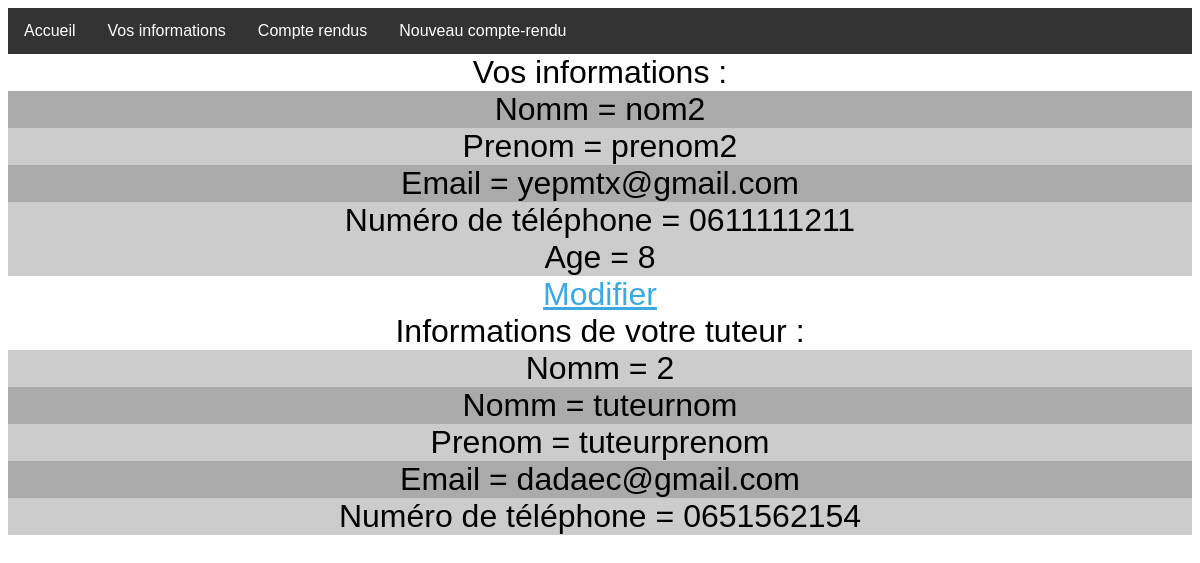
/AP1_2022/perso.php (signed in), run on the app's committed database.
### tables this page shows
CREATE TABLE `utilisateur` (
  `num` int(10) NOT NULL,
  `nom` varchar(100) DEFAULT NULL,
  `prenom` varchar(100) DEFAULT NULL,
  `tel` int(20) DEFAULT NULL,
  `login` varchar(100) DEFAULT NULL,
  `motdepasse` varchar(100) DEFAULT NULL,
  `type` int(1) DEFAULT NULL,
  `email` varchar(100) DEFAULT NULL,
  `option` int(1) NOT NULL,
  `num_stage` int(10) DEFAULT NULL,
  `naissance` date DEFAULT NULL
);

CREATE TABLE `tuteur` (
  `num` int(10) NOT NULL,
  `nom` varchar(40) DEFAULT NULL,
  `prenom` varchar(40) DEFAULT NULL,
  `tel` int(20) DEFAULT NULL,
  `email` varchar(100) DEFAULT NULL
);

### AP1_2022/perso.php (the view, shortened to what this page needs)
<html>
<head> <link href="style.css" media="all" rel="stylesheet" type="text/css"/>
</head>
<body> </html>
<?php
include '_conf.php';
    ?>
    </ul> </html> <?php
  if ($_SESSION["type"] ==0)
  {
    ?>
    <html>
    <ul class="nav">
    <li><a href="accueil.php">Accueil</a></li>
    <li><a href="perso.php">Vos informations</a></li>
    <li><a href="cr.php">Compte rendus</a></li>
    <li><a href="ccr.php">Nouveau compte-rendu</a></li>
    </ul> </html> <?php
  }
if($connexion = mysqli_connect($serveurBDD,$userBDD,$mdpBDD,$nomBDD))
{
    $id=$_SESSION["id"];
    $requete="SELECT * FROM utilisateur WHERE utilisateur.num=$_SESSION[id]";
    $requete2="SELECT DATE( NOW() ) AS now;";
    $resultat = mysqli_query($connexion, $requete);
    $resultat2 = mysqli_query($connexion, $requete2);
    while($donnees = mysqli_fetch_assoc($resultat))
      {
        $nom=$donnees['nom'];
        $prenom=$donnees['prenom'];
        $email=$donnees['email'];
        $tel=$donnees['tel'];
        $naissance=$donnees['naissance'];
        while($donnees = mysqli_fetch_assoc($resultat2)){
          $now=$donnees['now'];
          $age=((int)$now-(int)$naissance);
        }
      }
    echo "<font size=6 align='center'> Vos informations :<br>
    <div style='background-color:#aaa;'>Nomm = $nom<br></div>
    <div style='background-color:#ccc;'>Prenom = $prenom<br></div>
    <div style='background-color:#aaa;'>Email = $email<br></div>
    <div style='background-color:#ccc;'>Numéro de téléphone = 0$tel<br></div>
    <div style='background-color:#ccc;'>Age = $age<br></div>";
    if ($_SESSION["type"] ==0){
      $requete="SELECT tuteur.* FROM `utilisateur`,tuteur,stage WHERE tuteur.num=stage.num_tuteur AND utilisateur.num_stage=stage.num AND utilisateur.num=$_SESSION[id]";
      $resultat = mysqli_query($connexion, $requete);
      while($donnees = mysqli_fetch_assoc($resultat)){
        $num_tuteur=$donnees['num'];
        $nom_tuteur=$donnees['nom'];
        $prenom_tuteur=$donnees['prenom'];
        $tel_tuteur=$donnees['tel'];
        $email_tuteur=$donnees['email'];
      }
      echo"<a href='modif_info.php?variablenum=$id'>Modifier</a>";
      echo "<br>Informations de votre tuteur :  <br>
      <div style='background-color:#ccc;'>Nomm = $num_tuteur<br></div>
      <div style='background-color:#aaa;'>Nomm = $nom_tuteur<br></div>
      <div style='background-color:#ccc;'>Prenom = $prenom_tuteur<br></div>
      <div style='background-color:#aaa;'>Email = $email_tuteur<br></div>
      <div style='background-color:#ccc;'>Numéro de téléphone = 0$tel_tuteur<br></div>";
    }
    echo"</font>";
}
?>

### AP1_2022/style.css (style rules this page uses)
ul.nav { list-style-type: none; margin: 0; padding: 0; overflow: hidden; background-color: #333; }
.nav li { float: left; }
.nav li a { display: block; color: white; text-align: center; padding: 14px 16px; text-decoration: none; }
* { box-sizing: border-box; }
body { font-family: Arial, sans-serif; text-align: center; }
a, a:link, a:visited, a:active { color: #3ca9e2; -webkit-transition: all 0.2s ease; transition: all 0.2s ease; }

### data on the page
utilisateur: nom "nom2", prenom "prenom2", email "yepmtx@gmail.com", tel "611111211"
tuteur: num "2", nom "tuteurnom", prenom "tuteurprenom", email "dadaec@gmail.com", tel "651562154"

### other printed values
$age "8"
